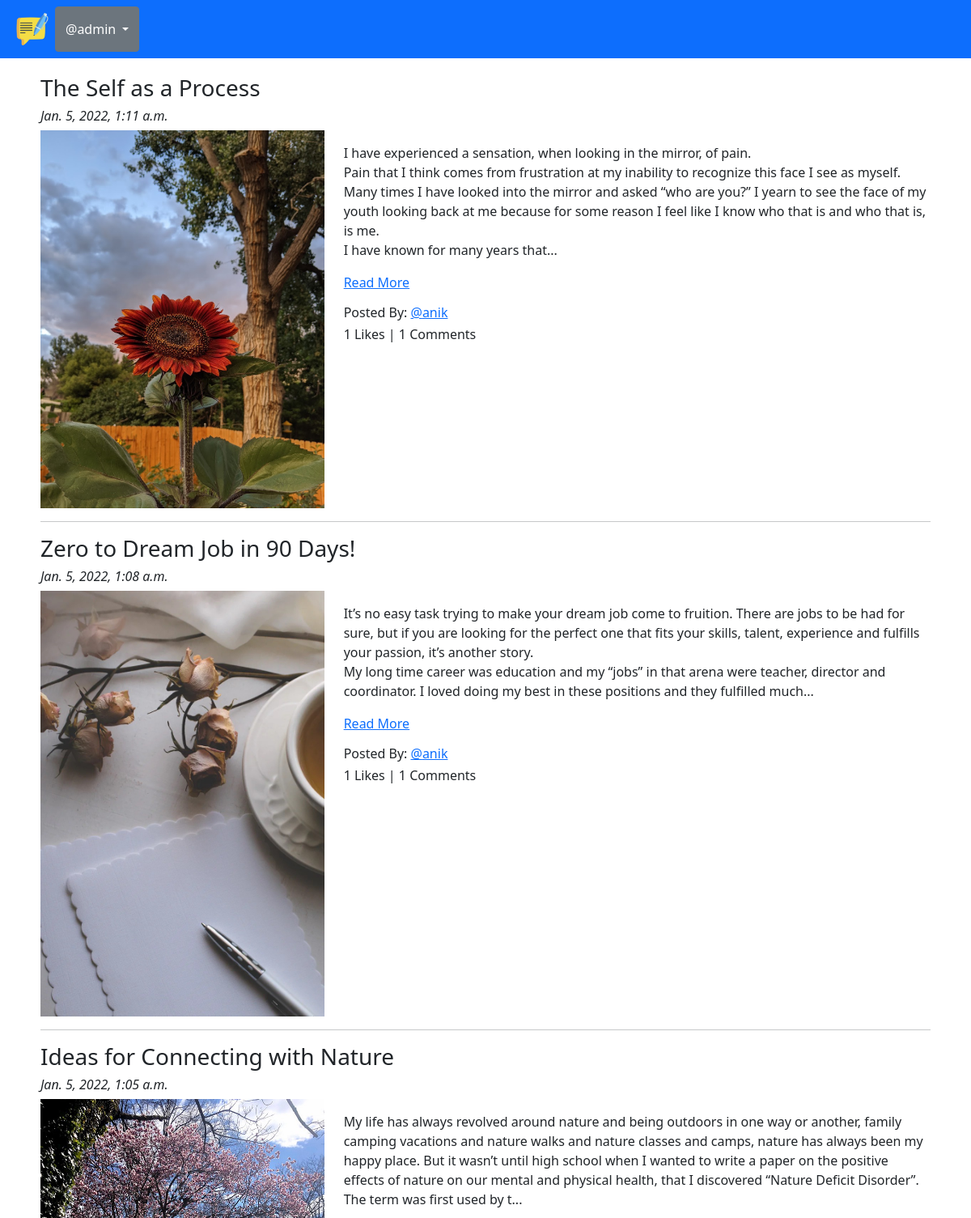
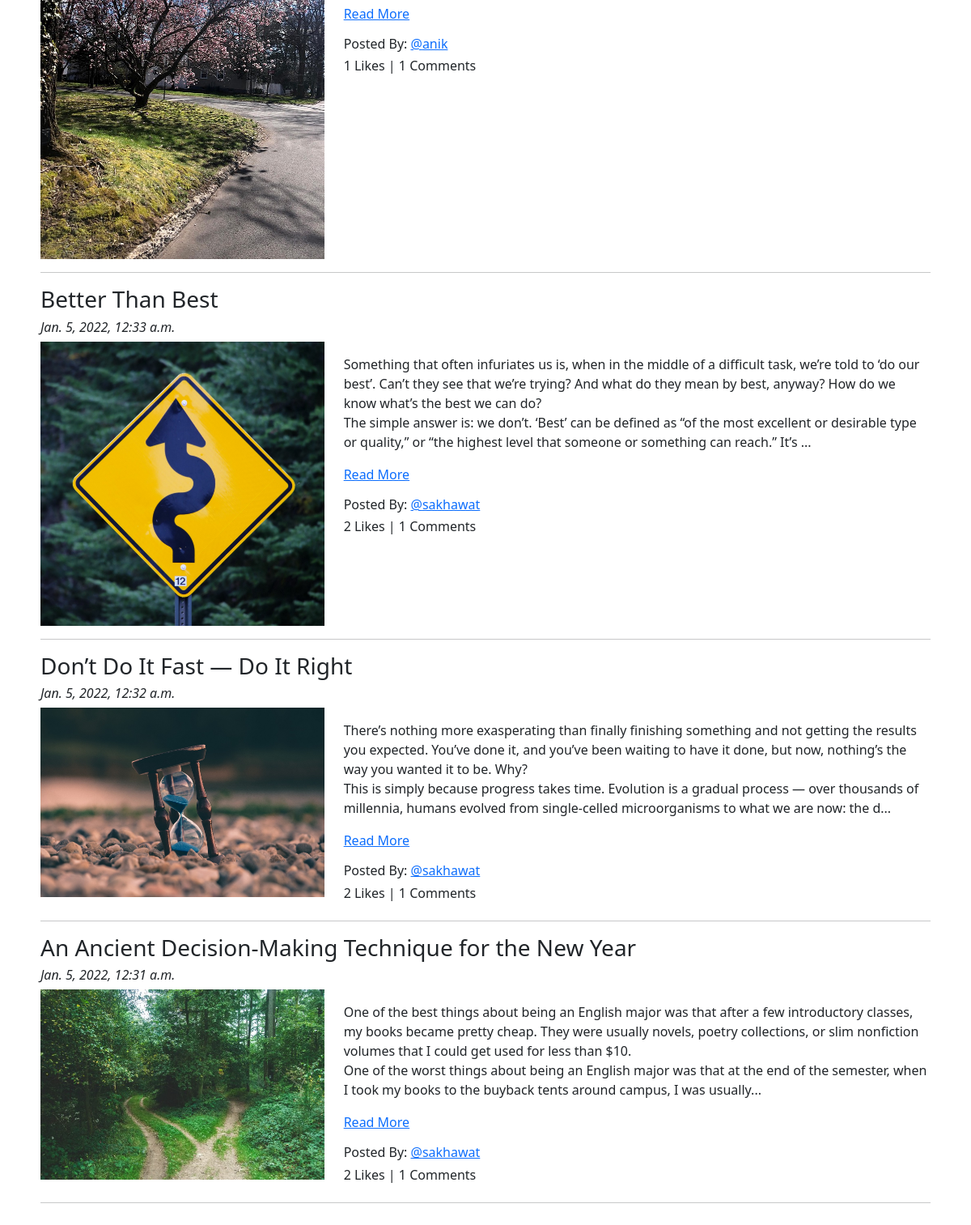
Page /blog/ (signed in) on the committed database (2 pictures, top to bottom).
### blog_app/models.py (models this page shows, shortened)
class Blog(models.Model):
    author = models.ForeignKey(User, on_delete=models.CASCADE, related_name='post_author')
    blog_title = models.CharField(max_length=255, verbose_name='Put a Title')
    slug = models.SlugField(max_length=255, unique=True)
    blog_content = models.TextField(verbose_name='what is your mind!!')
    blog_image = models.ImageField(upload_to='blog_images', verbose_name='Image', blank=True, null=True)
    publish_date = models.DateTimeField(auto_now_add=True)
    update_date = models.DateTimeField(auto_now=True)
    class Meta:
        ordering = ['-publish_date',]

### blog_app/views.py (the view)
# urls.py: path('', views.BlogList.as_view(), name='blog_list'),
class BlogList(ListView):
    context_object_name = 'blogs'
    model = Blog
    template_name = 'blog_app/blog_list.html'

### blog_app/templatetags/custom_filters.py (called while the page is built)
def range_filter(value):
    return value[0:400] + "..."

### templates/blog_app/blog_list.html (shortened to what this page needs)
{% extends 'base.html' %}
{% load static %}
{% load custom_filters %}
{% block body_block %}
{% for blog in blogs %}
<h3>{{ blog.blog_title }}</h3>
<h6><i>{{ blog.publish_date }}</i></h6>
<div class="row">
    <div class="col-sm-4">
        <img src="/media/{{ blog.blog_image }}" alt="{{ blog.blog_title }}" title="{{ blog.blog_title }}" width="100%">
    </div>
    <div class="col-sm-8">
        <p>{{ blog.blog_content | range_filter | linebreaks }} <a href="{% url 'blog_app:blog_details' slug=blog.slug %}">Read More</a> </p>
        <h6>Posted By: <a href="#">@{{ blog.author }}</a></h6>
        <h6>{{blog.blog_liked.count}} Likes | {{blog.blog_comment.count}} Comments</h6>
    </div>
</div>
<hr>
{% endfor %}
{% endblock %}

### templates/base.html (shortened to what this page needs)
<!doctype html>
<html lang="en">
{% load static %}
<head>
  <link href="https://cdn.jsdelivr.net/npm/bootstrap@5.1.3/dist/css/bootstrap.min.css" rel="stylesheet"
>
    <link rel="stylesheet" href="https://cdnjs.cloudflare.com/ajax/libs/font-awesome/4.7.0/css/font-awesome.min.css">
</head>
<body>
  <nav class="navbar navbar-expand-lg navbar-dark bg-primary">
    <div class="container-fluid">
      <div class="collapse navbar-collapse" id="navbarNavAltMarkup">
        <div class="navbar-nav">
          <a class="nav-link" href="{% url 'index' %}"><img src="/media/logo.png" width="40px"></a>
          {% if user.is_authenticated %}
          <div class="dropdown d-flex">
            <button class="btn btn-secondary dropdown-toggle" type="button" id="dropdownMenu2" data-bs-toggle="dropdown"
              aria-expanded="false">
              @{{user.username}}
            </button>
          </div>
          {% else %}
          <a class="nav-link" href="{% url 'login_app:sign_up' %}">Sign Up</a>
          <a class="nav-link" href="{% url 'login_app:login' %}">Login</a>
          {% endif %}
        </div>
      </div>
    </div>
  </nav>
  <div class="container" style="padding:20px">
    {% block body_block %}
    {% endblock %}
  </div>
</body>
</html>

### rows in the picture
Blog: blog_title "The Self as a Process", publish_date "Jan. 5, 2022, 1:11 a.m.", blog_image (picture), blog_content|range_filter "I have experienced a sensation, when looking in the mirror, of pain. Pain that I think comes from frustration at my inability to recognize this face I see as myself. Many times I have looked into the mirror and asked “who are you?” I yearn to see the face of my youth looking back at me because for some reason I feel like I know who that is and who that is, is me. I have known for many years that...", author "anik", blog_liked.count "1", blog_comment.count "1"
Blog: blog_title "Zero to Dream Job in 90 Days!", publish_date "Jan. 5, 2022, 1:08 a.m.", blog_image (picture), blog_content|range_filter "It’s no easy task trying to make your dream job come to fruition. There are jobs to be had for sure, but if you are looking for the perfect one that fits your skills, talent, experience and fulfills your passion, it’s another story. My long time career was education and my “jobs” in that arena were teacher, director and coordinator. I loved doing my best in these positions and they fulfilled much...", author "anik", blog_liked.count "1", blog_comment.count "1"
Blog: blog_title "Ideas for Connecting with Nature", publish_date "Jan. 5, 2022, 1:05 a.m.", blog_image (picture), blog_content|range_filter "My life has always revolved around nature and being outdoors in one way or another, family camping vacations and nature walks and nature classes and camps, nature has always been my happy place. But it wasn’t until high school when I wanted to write a paper on the positive effects of nature on our mental and physical health, that I discovered “Nature Deficit Disorder”. The term was first used by t...", author "anik", blog_liked.count "1", blog_comment.count "1"
Blog: blog_title "Better Than Best", publish_date "Jan. 5, 2022, 12:33 a.m.", blog_image (picture), blog_content|range_filter "Something that often infuriates us is, when in the middle of a difficult task, we’re told to ‘do our best’. Can’t they see that we’re trying? And what do they mean by best, anyway? How do we know what’s the best we can do? The simple answer is: we don’t. ‘Best’ can be defined as “of the most excellent or desirable type or quality,” or “the highest level that someone or something can reach.” It’s ...", author "sakhawat", blog_liked.count "2", blog_comment.count "1"
Blog: blog_title "Don’t Do It Fast — Do It Right", publish_date "Jan. 5, 2022, 12:32 a.m.", blog_image (picture), blog_content|range_filter "There’s nothing more exasperating than finally finishing something and not getting the results you expected. You’ve done it, and you’ve been waiting to have it done, but now, nothing’s the way you wanted it to be. Why? This is simply because progress takes time. Evolution is a gradual process — over thousands of millennia, humans evolved from single-celled microorganisms to what we are now: the d...", author "sakhawat", blog_liked.count "2", blog_comment.count "1"
Blog: blog_title "An Ancient Decision-Making Technique for the New Year", publish_date "Jan. 5, 2022, 12:31 a.m.", blog_image (picture), blog_content|range_filter "One of the best things about being an English major was that after a few introductory classes, my books became pretty cheap. They were usually novels, poetry collections, or slim nonfiction volumes that I could get used for less than $10. One of the worst things about being an English major was that at the end of the semester, when I took my books to the buyback tents around campus, I was usually...", author "sakhawat", blog_liked.count "2", blog_comment.count "1"

### other values in the picture
{{ user.username }} "admin"
